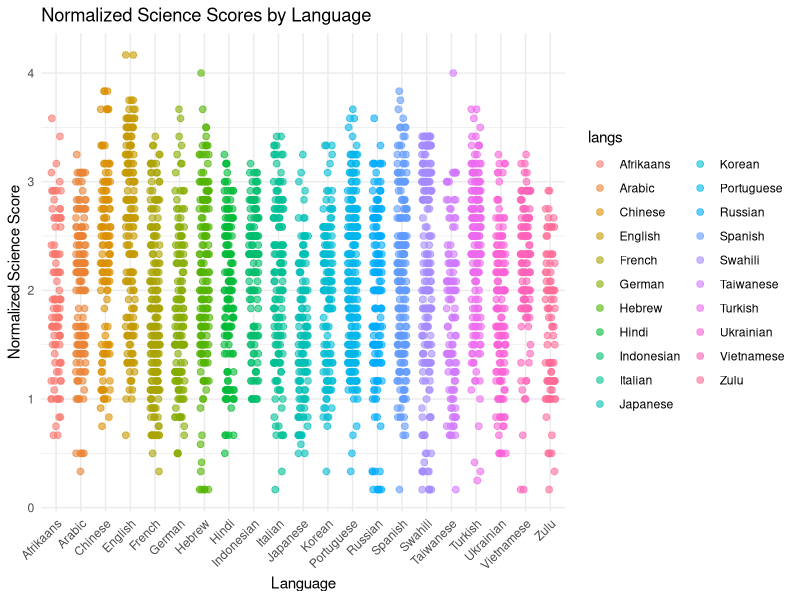
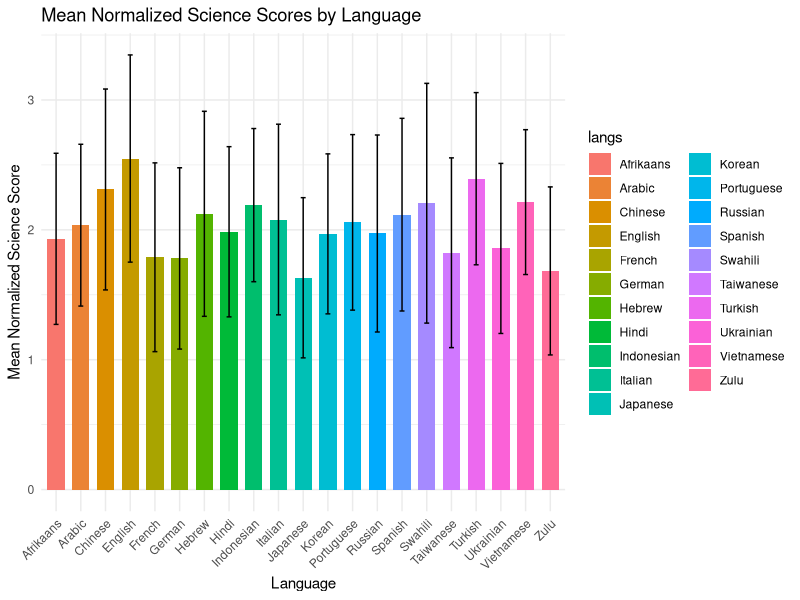
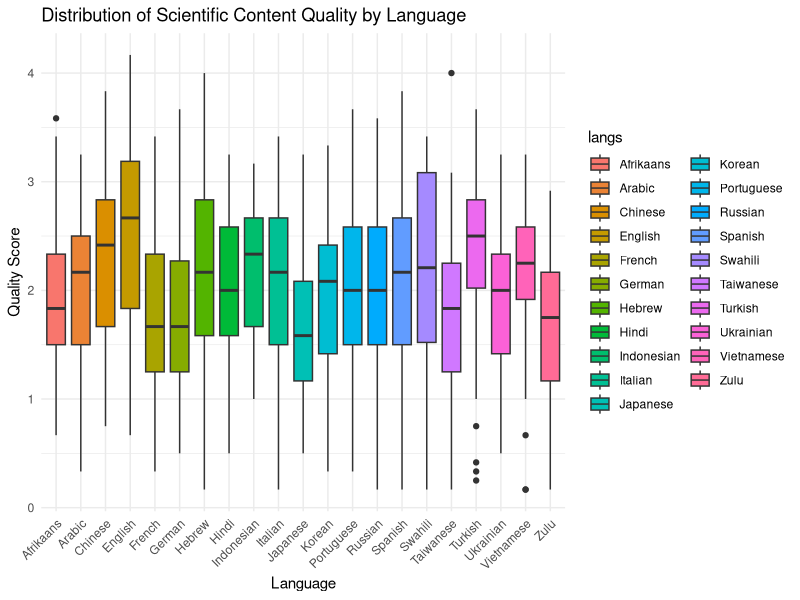
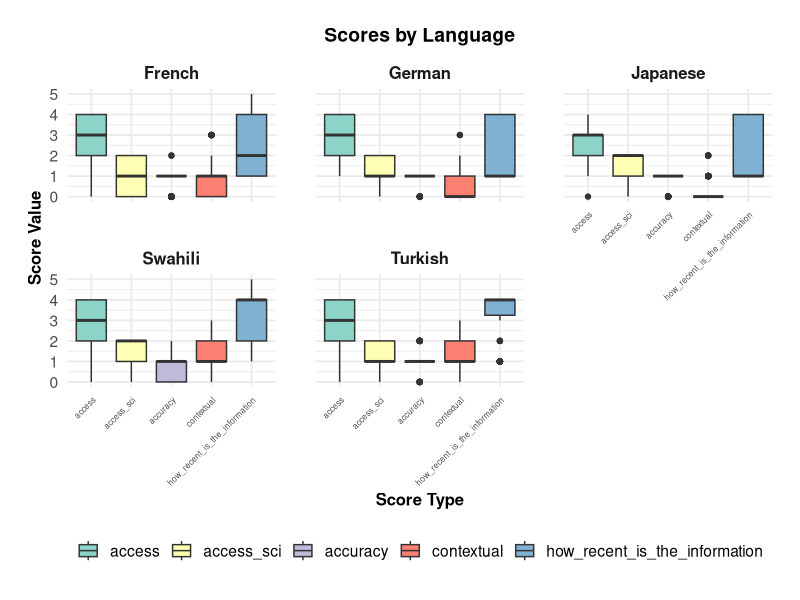

R code for these plots, in order: (Note: this script raises an error after producing the figures.)
## ---- chunk 1
knitr::opts_chunk$set(echo = TRUE)
## ---- chunk 2
library(tidyverse)
## ---- chunk 3
data <- read_tsv('cleaned_data.tsv')
glimpse(data)
## ---- chunk 4
ggplot(data, aes(x = langs, y = agg_sci_qual_norm, color = langs)) +
  geom_jitter(width = 0.2, height = 0, size = 2, alpha = 0.6) +
  theme_minimal() +
  labs(
    title = "Normalized Science Scores by Language",
    x = "Language",
    y = "Normalized Science Score"
  ) +  theme(
    axis.text.x = element_text(angle = 45, hjust = 1)
  )
## ---- chunk 5

# Summarize data to get mean and standard deviation
summary_data <- data %>%
  group_by(langs) %>%
  summarise(
    mean_score = mean(agg_sci_qual_norm),
    sd_score = sd(agg_sci_qual_norm)
  )

# Plotting the data
ggplot(summary_data, aes(x = langs, y = mean_score, fill = langs)) +
  geom_bar(stat = "identity", position = position_dodge(), width = 0.7) +
  geom_errorbar(aes(ymin = mean_score - sd_score, ymax = mean_score + sd_score), width = 0.2, position = position_dodge(0.7)) +
  theme_minimal() +
  labs(
    title = "Mean Normalized Science Scores by Language",
    x = "Language",
    y = "Mean Normalized Science Score"
  )  +  theme(
    axis.text.x = element_text(angle = 45, hjust = 1)
  )
## ---- chunk 6
ggplot(data, aes(x = langs, y = agg_sci_qual_norm, fill = langs)) +
  geom_boxplot() +
  theme_minimal() +
  labs(
    title = "Distribution of Scientific Content Quality by Language",
    x = "Language",
    y = "Quality Score"
  ) +
  theme(axis.text.x = element_text(angle = 45, hjust = 1)) 
## ---- chunk 7
# Load necessary packages
library(tidyverse)
library(viridis)

# Filter the data for the specified languages
filtered_data <- data %>%
  filter(langs %in% c("French", "German", "Japanese", "Swahili", "Turkish"))

# Reshape the data to long format
data_long <- filtered_data %>%
  pivot_longer(cols = c(access, contextual, accuracy, how_recent_is_the_information, access_sci),
               names_to = "score_type",
               values_to = "score_value")

# Create the facet graph
ggplot(data_long, aes(x = score_type, y = score_value, fill = score_type)) +
  geom_boxplot() +
  facet_wrap(~ langs) +
  theme_minimal(base_size = 14) +
  labs(title = "Scores by Language",
       x = "Score Type",
       y = "Score Value") +
  theme(
    axis.text.x = element_text(angle = 45, hjust = 1, size = 6),
    axis.title.x = element_text(size = 12, face = "bold"),
    axis.title.y = element_text(size = 12, face = "bold"),
    plot.title = element_text(size = 14, face = "bold", hjust = 0.5),
    strip.text = element_text(size = 12, face = "bold"),
    legend.position = "bottom",
    legend.title = element_blank(),
    panel.spacing = unit(2, "lines") # Increase space between facets
  ) +
  scale_fill_brewer(palette = "Set3") +
  theme(plot.margin = margin(20, 20, 20, 20)) 

## ---- chunk 8
library(caret)

# Set the seed for reproducibility
set.seed(123)

# Split the data into 70% training and 30% test
trainIndex <- createDataPartition(data$agg_sci_qual_norm, p = 0.7, 
                                  list = FALSE, 
                                  times = 1)

# Create the training and test data-sets
trainData <- data[trainIndex, ]
testData <- data[-trainIndex, ]
## ---- chunk 9
# Convert langs and country to factors
trainData <- trainData %>%
  mutate(
    langs = factor(langs),
    country = factor(country)
  )

# Run the linear regression model again
model <- lm(agg_sci_qual_norm ~ ., data = trainData)
summary(model)
## ---- chunk 10
model <- lm(agg_sci_qual_norm ~ . - jargon_score - site_type_fct - country - langs, data = trainData)
summary(model)
## ---- chunk 11
model <- lm(agg_sci_qual_norm ~ result_number + link_type + how_recent_is_the_information  + are_there_local_examples_in_the_content_e_g_r + local_examples_prop + does_the_content_present_advantages_and_disad + link_accessibility + jargon_score, data = trainData)
summary(model)
## ---- chunk 12
model1 <- lm(agg_sci_qual_norm ~ . - access_multimedia - access_sci - access - cred - contextual - accuracy,data = trainData)
step_model <- step(model1)
summary(step_model)
## ---- chunk 13
#experimenting more
model2 <- lm(formula = agg_sci_qual_norm ~ langs + type + result_number + 
    link_type + link_accessibility + how_recent_is_the_information + 
    jargon_score + local_examples_prop + does_the_content_present_advantages_and_disad + 
    site_type_fct, data = trainData)
summary(model2)
## ---- chunk 14
predictions <- predict(model2, newdata = testData)
# calculate RMSE
rmse <- function(actual, predicted) {
  sqrt(mean((actual - predicted)^2))
}

# Calculate RMSE for full model
rmse <- rmse(testData$agg_sci_qual_norm, predictions)
cat("RMSE: ", rmse, "\n")

#calculate the MAE
mae <- function(actual, predicted) {
  mean(abs(actual - predicted))
}
mae <- mae(testData$agg_sci_qual_norm, predictions)
cat("MAE: ", mae, "\n")

#calculate the r squared
r_squared <- function(actual, predicted) {
  1 - sum((actual - predicted)^2) / sum((actual - mean(actual))^2)
}
r <- r_squared(testData$agg_sci_qual_norm, predictions)

# Function to calculate adjusted R-squared
adjusted_r_squared <- function(actual, predicted, num_predictors) {
  n <- length(actual)
  r_squared <- 1 - sum((actual - predicted)^2) / sum((actual - mean(actual))^2)
  adj_r_squared <- 1 - (1 - r_squared) * ((n - 1) / (n - num_predictors - 1))
  return(adj_r_squared)
}

cat("r^2: ", r, "\n")
adj_r <- adjusted_r_squared(testData$agg_sci_qual_norm, predictions, 10)

# Print adjusted R-squared
cat("adjusted r^2: ", adj_r)



## ---- chunk 15
data_no_4 <- data %>%
  filter(link_accessibility != 4)
glimpse(data_no_4)
## ---- chunk 16
ggplot(data_no_4, aes(x = langs, y = agg_sci_qual_norm, fill = langs)) +
  geom_boxplot() +
  theme_minimal() +
  labs(
    title = "Distribution of Scientific Content Quality by Language (Withhout Irrelevant Search Results)",
    x = "Language",
    y = "Quality Score"
  ) +
  theme(axis.text.x = element_text(angle = 45, hjust = 1)) 
## ---- chunk 17
library(caret)

# Set the seed for reproducibility
set.seed(321)

# Split the data into 70% training and 30% test
trainIndex <- createDataPartition(data_no_4$agg_sci_qual_norm, p = 0.7, 
                                  list = FALSE, 
                                  times = 1)

# Create the training and test data-sets
trainData4 <- data[trainIndex, ]
testData4 <- data[-trainIndex, ]
## ---- chunk 18
model_no_4 <- lm(formula = agg_sci_qual_norm ~ langs + type + result_number + 
    link_type + link_accessibility + how_recent_is_the_information + 
    jargon_score + local_examples_prop + does_the_content_present_advantages_and_disad + 
    site_type_fct, data = trainData4)
summary(model_no_4)

## ---- chunk 19
predictions4 <- predict(model_no_4, newdata = testData4)
# calculate RMSE
rmse <- function(actual, predicted) {
  sqrt(mean((actual - predicted)^2))
}

# Calculate RMSE for full model
rmse <- rmse(testData4$agg_sci_qual_norm, predictions4)
cat("RMSE: ", rmse, "\n")

#calculate the MAE
mae <- function(actual, predicted) {
  mean(abs(actual - predicted))
}
mae <- mae(testData4$agg_sci_qual_norm, predictions4)
cat("MAE: ", mae, "\n")

#calculate the r squared
r_squared <- function(actual, predicted) {
  1 - sum((actual - predicted)^2) / sum((actual - mean(actual))^2)
}
r <- r_squared(testData4$agg_sci_qual_norm, predictions4)

# Function to calculate adjusted R-squared
adjusted_r_squared <- function(actual, predicted, num_predictors) {
  n <- length(actual)
  r_squared <- 1 - sum((actual - predicted)^2) / sum((actual - mean(actual))^2)
  adj_r_squared <- 1 - (1 - r_squared) * ((n - 1) / (n - num_predictors - 1))
  return(adj_r_squared)
}

cat("r^2: ", r, "\n")
adj_r <- adjusted_r_squared(testData4$agg_sci_qual_norm, predictions4, 10)

# Print adjusted R-squared
cat("adjusted r^2: ", adj_r)
